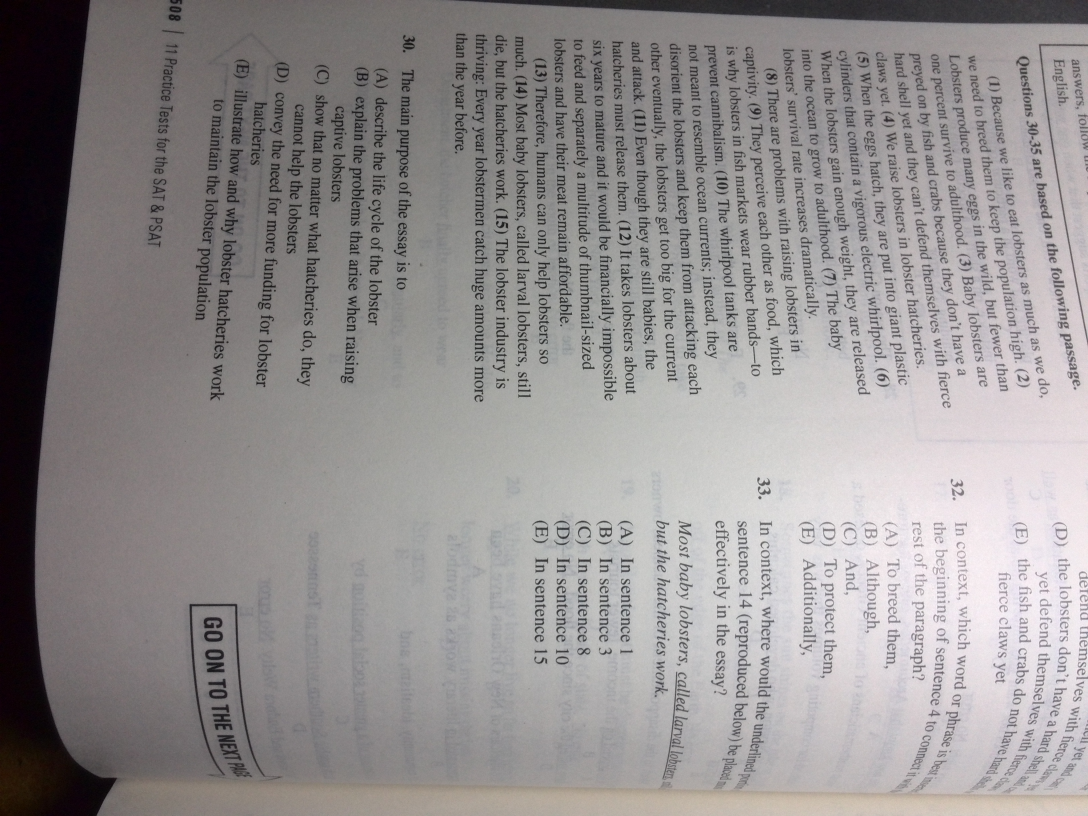
%> input picture File_Scan/Real Scanning Program/IMG_20131224_213703.jpg, 3264 x 2448 px (shown at 1/3 size)
$ octave --eval "scanAdjust;"   (GNU Octave 9; MATLAB toolbox functions it lacks are replaced by stand-ins)
%> lines starting %> are read from the running program, lines starting %| are printed output that depends on the picture; in (x1, y1, x2, y2) boxes, pixels count from 0 and x2, y2 are one past the last pixel; in counts of white or black regions, pixels touching at a corner belong together; the program's own positions count from 1
### File_Scan/findN.m
%在逻辑矩阵中按ind顺序找到连续N个真值

function varargout=findN(M,N)

kk=0; flag=false; ind=0;
for ii=1:numel(M)
    if M(ii)==true
        if flag==false
            flag=true; ind=ii;
        end
        kk=kk+1;
    else %M(ii)==false
        if flag==true
             flag=false;
        end
        kk=0;
    end
    if kk>=N
        break
    end
end

if kk<N
    varargout={}; return
end

if nargout==1
    varargout{1}=ind;
else
    [varargout{1:2}]=ind2sub(size(M),ind);
end

### File_Scan/scanAdjust.m
%自动矫正, 裁剪扫描后的原始图片
%ColorMode='gray'或者'rgb'(默认与原图一致)
%本身是灰度图是, 只能是'gray'
%scale是缩小尺寸, 可以是比例也可以是垂直像素数量(自动判断)
%只要输入draw~=0, 就画图, 不输入或者draw=0就不画图

function scanAdjust(ColorMode,scale,draw)

%判断画图
if ~exist('draw','var') || draw==0
    draw=0;
else
    draw=1;
end

%判断压缩图像
if ~exist('scale','var')
    scale=0;
end

if ~exist('ColorMode','var')
    ColorMode=[];
end

path0=cd;

%选择要处理的图片
[name, path1]=uigetfile({'*.*';'*.bmp';'*.jpg';'*.png'},'File Selector','multiselect','on');
%> the answer given: Real Scanning Program/IMG_20131224_213703.jpg
if isa(name,'char')
    name={name};
end

%选择要储存的位置
path2=uigetdir;
%> the answer given: Real Scanning Program

%处理图像

for ii=1:numel(name)
    disp(['正在处理第' num2str(ii) '张图片:' name{ii}]);
    cd(path1);
    I=imread(name{ii});
    I1=f(I,ColorMode,scale,draw);
% [7 lines not run here, left out]
function I1=f(I,ColorMode,scale,draw)
%> called with ColorMode = [], scale = 0, draw = 0

%压缩图片
if scale~=0
    if scale>20
        scale=scale/size(I,1);
    end
    I=imresize(I,scale);
end

if draw==1, figure; imshow(I); end

%判断色彩模式
if isempty(ColorMode)
    if ndims(I)>1
        ColorMode='rgb';
    else
        ColorMode='gray';
    end
end

%色彩转换, 另生成二值化图像
if ColorMode(1)=='g' && ndims(I)==3
    I=rgb2gray(I);
elseif ColorMode(1)=='r' && ismatrix(I)
    ColorMode='gray';
end
BW=im2bw(I,0.35);
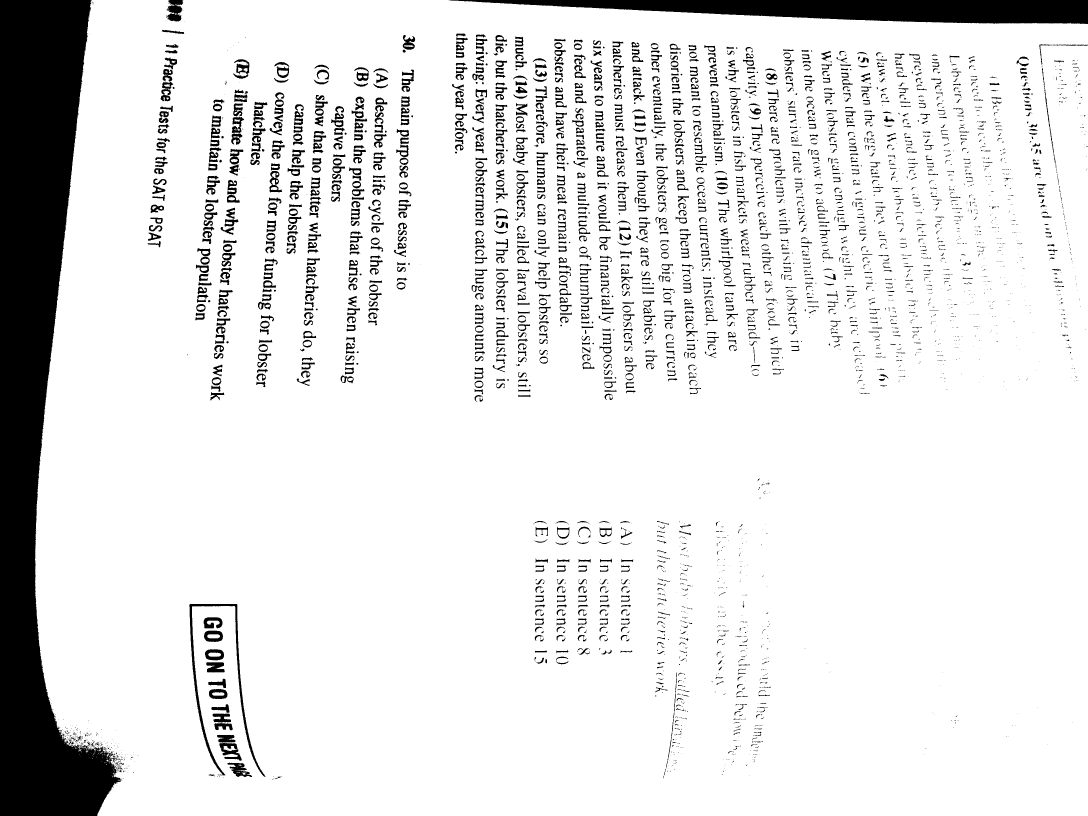
%> BW: size 2448x3264 logical (shown at 1/3 size); 89.4% white; 4021 black regions (2085 under 20 px), largest, box (x1, y1, x2, y2) and area: (0, 0, 364, 2448) 444462, (1351, 0, 3264, 72) 86008, (568, 1812, 797, 2330) 8049

%2.寻找边界
[y,x]=ind2sub(size(I),findN(BW,10));
%> after the loop in findN, `for ii=1:numel(M)`: flag = true; ind = 261133; kk = 10
%> y = 1645; x = 107
%> (the run ends here)

$ run again, on File_Scan/Real Scanning Program/IMG_20131224_213713.jpg
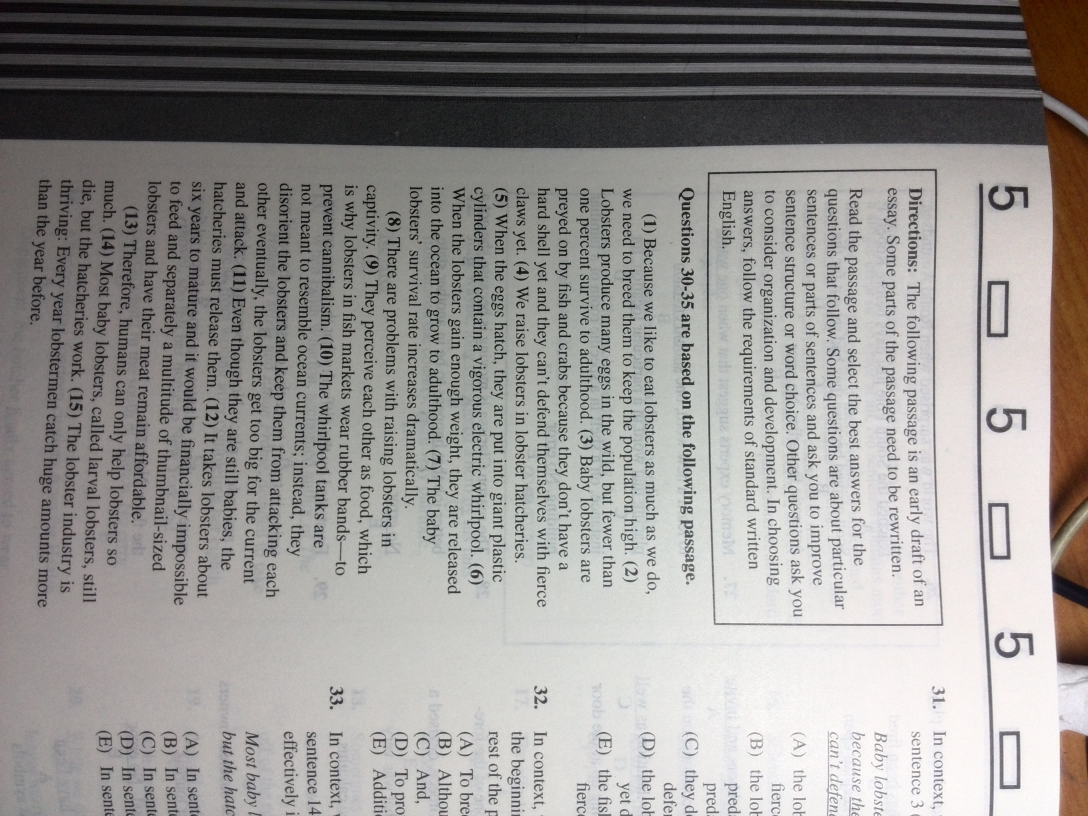
%> input picture File_Scan/Real Scanning Program/IMG_20131224_213713.jpg, 3264 x 2448 px (shown at 1/3 size)
%> in f, `BW=im2bw(I,0.35);`:
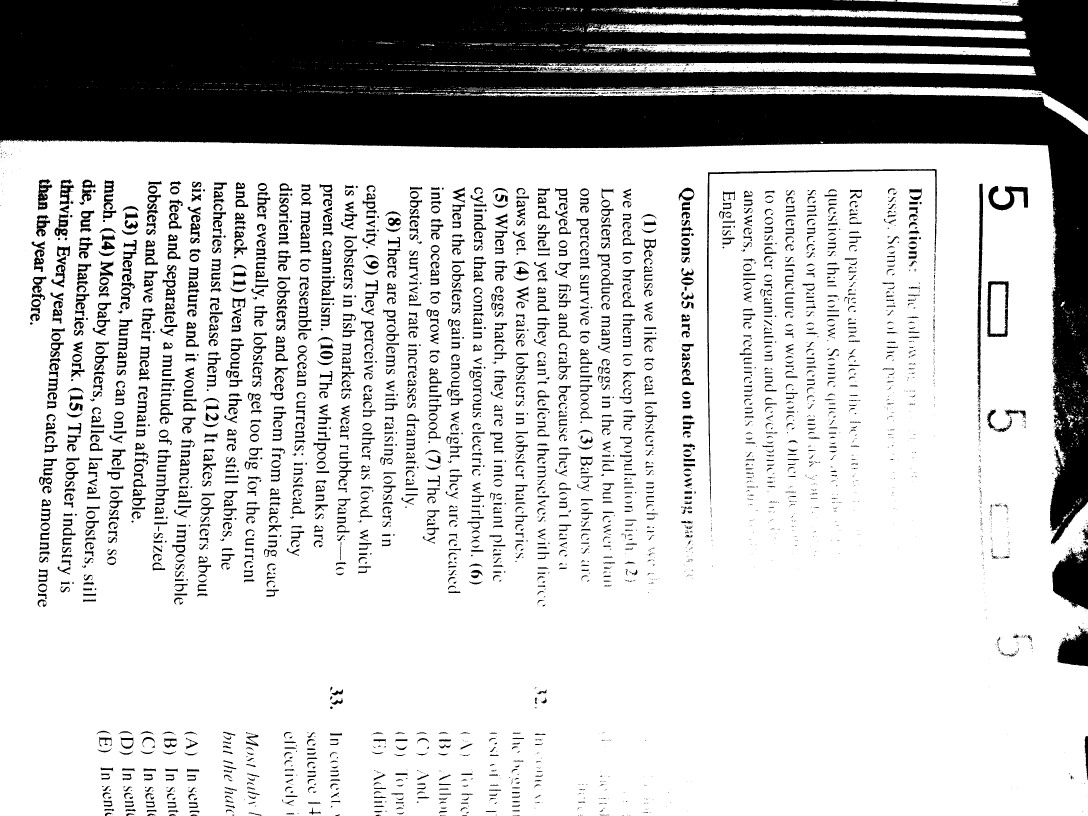
%> BW: size 2448x3264 logical (shown at 1/3 size); 77.4% white; 4742 black regions (2512 under 20 px), largest, box (x1, y1, x2, y2) and area: (0, 0, 3264, 1633) 1356453, (3157, 1642, 3264, 1828) 14083, (2121, 507, 2811, 1506) 8206
%> after the loop in findN, `for ii=1:numel(M)`: flag = true; ind = 443; kk = 10
%> y = 443; x = 1
